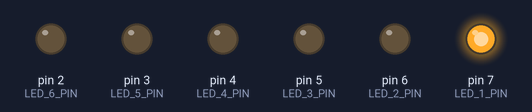
Bench run of a sketch on a simulated Arduino Uno, built with avr-gcc and run on an emulated ATmega328P. Shown: output pins drawn as LEDs (lit = HIGH).

Above: at 0.05 s.
At 0.55 s:
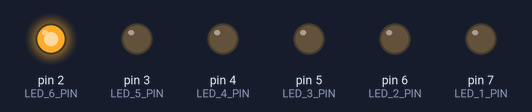
At 0.75 s:
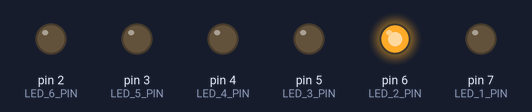
At 1.45 s:
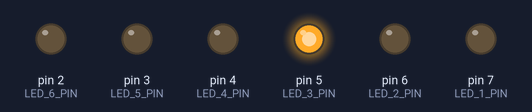
At 2.15 s:
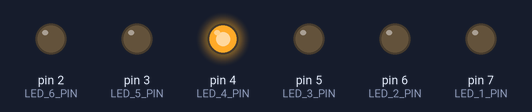
At 2.85 s:
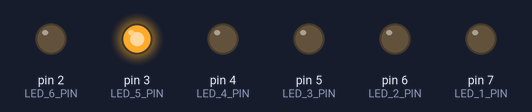
Timing chart, 0 to 3.1 s (numbered marks = the images above):
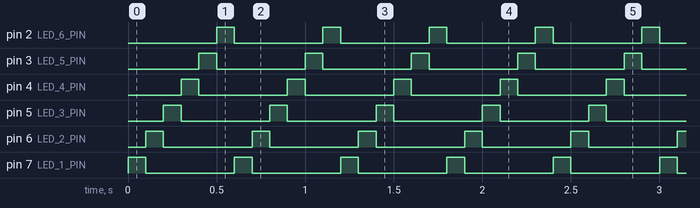

Measured:
- by itself, pin 2 (LED_6_PIN), pin 3 (LED_5_PIN), pin 4 (LED_4_PIN), pin 5 (LED_3_PIN), pin 6 (LED_2_PIN), pin 7 (LED_1_PIN): alternates HIGH for 0.10 s and LOW for 0.50 s
- by itself, everything shown: repeats every 0.60 s, in 6 steps

The sketch:

Heimprojekt01.ino
```cpp
#include "pinControl.c"


int frequency = 10; // in Hz


void doSetup();

void doLoop();


int main() {
    doSetup();

    while(1) {
        doLoop();
    }
}


void doSetup() {
    setupPins();
}

void doLoop() {
    int delay = (int)( (1 / (float)frequency) * 1000);

    cascadeLeds(delay);
}
```

pinControl.c
```cpp
//
// Created by ganymed on 30/03/16.
//

#include "pinControl.h"
#include "pinMappings.h"
#include <USBAPI.h>


void setupPins() {
    setPinAsOutput(&LED_1_DDR, LED_1_DDR_PIN);
    setPinAsOutput(&LED_2_DDR, LED_2_DDR_PIN);
    setPinAsOutput(&LED_3_DDR, LED_3_DDR_PIN);
    setPinAsOutput(&LED_4_DDR, LED_4_DDR_PIN);
    setPinAsOutput(&LED_5_DDR, LED_5_DDR_PIN);
    setPinAsOutput(&LED_6_DDR, LED_6_DDR_PIN);
}


void cascadeLeds(int delay) {
    setPinToHigh(&LED_1_PORT, LED_1_PIN);
    sleep_ms_10ms_steps(delay);

    setPinToLow(&LED_1_PORT, LED_1_PIN);
    setPinToHigh(&LED_2_PORT, LED_2_PIN);
    sleep_ms_10ms_steps(delay);

    setPinToLow(&LED_2_PORT, LED_2_PIN);
    setPinToHigh(&LED_3_PORT, LED_3_PIN);
    sleep_ms_10ms_steps(delay);

    setPinToLow(&LED_3_PORT, LED_3_PIN);
    setPinToHigh(&LED_4_PORT, LED_4_PIN);
    sleep_ms_10ms_steps(delay);

    setPinToLow(&LED_4_PORT, LED_4_PIN);
    setPinToHigh(&LED_5_PORT, LED_5_PIN);
    sleep_ms_10ms_steps(delay);

    setPinToLow(&LED_5_PORT, LED_5_PIN);
    setPinToHigh(&LED_6_PORT, LED_6_PIN);
    sleep_ms_10ms_steps(delay);

    setPinToLow(&LED_6_PORT, LED_6_PIN);
}


void setPinAsOutput(volatile uint8_t* ddr, uint8_t pin) {
    *ddr |= (1 << pin);
}


void setPinToHigh(volatile uint8_t* port, uint8_t pin) {
    *port |= (1 << pin);
}

void setPinToLow(volatile uint8_t* port, uint8_t pin) {
    *port &= ~(1 << pin);
}


void sleep_ms_10ms_steps(int ms) {
    while(ms > 0) {
        _delay_ms(10);
        ms -= 10;
    }
}

void sleep_ms_100ms_steps(int ms) {
    while(ms > 0) {
        _delay_ms(100);
        ms -= 100;
    }
}
```

pinControl.h
```cpp
//
// Created by ganymed on 30/03/16.
//

#ifndef HEIMPROJEKT01_2_PINCONTROL_H
#define HEIMPROJEKT01_2_PINCONTROL_H


#include <stdint.h>


void setupPins();

void cascadeLeds(int delay);

void setPinAsOutput(volatile uint8_t* ddr, uint8_t pin);

void setPinToHigh(volatile uint8_t* port, uint8_t pin);
void setPinToLow(volatile uint8_t* port, uint8_t pin);

void sleep_ms_10ms_steps(int ms);
void sleep_ms_100ms_steps(int ms);


#endif //HEIMPROJEKT01_2_PINCONTROL_H
```

pinMappings.h
```cpp
//
// Created by ganymed on 30/03/16.
//

#ifndef HEIMPROJEKT01_2_PINMAPPINGS_H
#define HEIMPROJEKT01_2_PINMAPPINGS_H

#include <avr/io.h>


#define LED_1_PIN PIND7
#define LED_1_PORT PORTD
#define LED_1_DDR DDRD
#define LED_1_DDR_PIN DDD7

#define LED_2_PIN PIND6
#define LED_2_PORT PORTD
#define LED_2_DDR DDRD
#define LED_2_DDR_PIN DDD6

#define LED_3_PIN PIND5
#define LED_3_PORT PORTD
#define LED_3_DDR DDRD
#define LED_3_DDR_PIN DDD5

#define LED_4_PIN PIND4
#define LED_4_PORT PORTD
#define LED_4_DDR DDRD
#define LED_4_DDR_PIN DDD4

#define LED_5_PIN PIND3
#define LED_5_PORT PORTD
#define LED_5_DDR DDRD
#define LED_5_DDR_PIN DDD3

#define LED_6_PIN PIND2
#define LED_6_PORT PORTD
#define LED_6_DDR DDRD
#define LED_6_DDR_PIN DDD2


#endif //HEIMPROJEKT01_2_PINMAPPINGS_H
```
